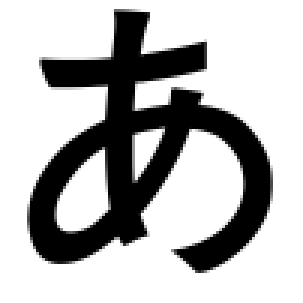
#> input picture fz_bmp/12354_uni3042.bmp, 101 x 101 px (shown 3 times larger); its folder holds only this picture in this run
$ python fontProcessing.py
#> lines starting #> are read from the running program, lines starting #| are printed output that depends on the picture; after the words box and inside, x2 and y2 are one past the last pixel; in counts of white or black regions, pixels touching at a corner belong together
### imgFuntions.py
BLACK = 100
WHITE = 200
def getStraightEdge(_raw, _col,direction,CheckArray,imgarray):
	startPoint = [_raw,_col]
	if direction == 'up':
		_col += 1
		while WhiteEdge(_raw,_col,CheckArray,imgarray) == 'up':
			CheckArray[_raw,_col] = 1
			_col += 1
		if _raw - startPoint[0] + _col - startPoint[1] < 3:
			return None
		return startPoint,[_raw,_col - 1]
	if direction == 'down':
		_col += 1
		while WhiteEdge(_raw, _col, CheckArray, imgarray) == 'down':
			CheckArray[_raw, _col] = 1
			_col += 1
		if _raw - startPoint[0] + _col - startPoint[1] < 3:
			return None
		return startPoint, [_raw, _col - 1]
	if direction == 'left':
		_raw += 1
		while WhiteEdge(_raw, _col, CheckArray, imgarray) == 'left':
			CheckArray[_raw, _col] = 1
			_raw += 1
		if _raw - startPoint[0] + _col - startPoint[1] < 3:
			return None
		return startPoint, [_raw - 1, _col]
	if direction == 'right':
		_raw += 1
		while WhiteEdge(_raw, _col, CheckArray, imgarray) == 'right':
			CheckArray[_raw, _col] = 1
			_raw += 1
		if _raw - startPoint[0] + _col - startPoint[1] < 3:
			return None
		return startPoint, [_raw - 1, _col]
	return None

#返回这个像素是否是只有一条白边，有就返回该白边方向，无则返回none
def WhiteEdge(_raw,_col,CheckArray,imgarray):
	upval = upDirection(_raw-1,_col,CheckArray,imgarray)
	downval = downDirection(_raw+1,_col,CheckArray,imgarray)
	leftval = leftDirection(_raw,_col-1,CheckArray,imgarray)
	rightval = rightDirection(_raw,_col+1,CheckArray,imgarray)
	if upval+downval+leftval+rightval == 1:
		if upval == 1:
			return 'up'
		if downval == 1:
			return 'down'
		if leftval == 1:
			return 'left'
		if rightval == 1:
			return 'right'
	else:
		return None

def upDirection(_raw,_col,CheckArray,imgarray):
	if _raw < 0 or imgarray[_raw,_col] == 255 and CheckArray[_raw,_col]!=1:
		return 1
	else:
		return 0

def downDirection(_raw, _col,CheckArray,imgarray):
	if _raw >= len(imgarray[:,1]) or imgarray[_raw,_col] == 255 and CheckArray[_raw,_col]!=1:
		return 1
	else:
		return 0

def leftDirection(_raw, _col,CheckArray,imgarray):
	if _col < 0 or imgarray[_raw,_col] == 255 and CheckArray[_raw,_col]!=1:
		return 1
	else:
		return 0

def rightDirection(_raw,_col,CheckArray,imgarray):
	if _col >= len(imgarray[1,:]) or imgarray[_raw,_col] == 255 and CheckArray[_raw,_col]!=1:
		return 1
	else:
		return 0

#todo 斜边或角的查找和修改
def getCorner():
	return 0


def straightEdgeChange(direction,path,keyInfo,keyCount,imgArray,CheckArray):
	keyNumic = eval('0x'+keyInfo[keyCount])
	keyCount = (keyCount + 1)%len(keyInfo)
	offset = keyNumic % 3
	diff = 0
	start = keyNumic + 2 * offset
	if direction == 'up':
		pathLen = path[1][1] - path[0][1]
		if keyNumic < pathLen:
			diff = pathLen - keyNumic - offset
			#向外填充黑色
		if path[0][0] - 1 >= 0:
			lineFill([path[0][0] - 1,path[0][1] + offset],[keyNumic,pathLen-offset],['H',BLACK],imgArray,CheckArray)
		#向内填充白色
		while diff >= 3 and keyNumic < diff - offset:
			[keyNumic, keyCount, keyInfo] = updateKeynumic([keyNumic, keyCount, keyInfo])
			pathLen = diff - offset
			diff = diff - keyNumic - offset
			if keyNumic%2 == 0 and path[0][0] - 1 >= 0:
				lineFill([path[0][0] - 1,path[0][1] + start],[keyNumic,pathLen],['H', BLACK],imgArray,CheckArray)
			elif keyNumic%2 == 1:
				lineFill([path[0][0],path[0][1] + start],[keyNumic,pathLen],['H',WHITE],imgArray,CheckArray)
			if keyNumic != 0:
				start = keyNumic + offset + start
	if direction == 'down':
		pathLen = path[1][1] - path[0][1]
		if keyNumic < pathLen:
			diff = pathLen - keyNumic - offset
			#向外填充黑色
		if path[0][0] + 1  < len(imgArray[:,1]):
			lineFill([path[0][0] + 1, path[0][1] + offset], [keyNumic, pathLen-offset], ['H', BLACK], imgArray, CheckArray)
		while diff >= 3 and keyNumic < diff - offset:
			[keyNumic, keyCount, keyInfo] = updateKeynumic([keyNumic, keyCount, keyInfo])
			pathLen = diff - offset
			diff = diff - keyNumic - offset
			if keyNumic%2 == 0 and path[0][0] + 1  < len(imgArray[:,1]):
				lineFill([path[0][0] + 1,path[0][1] + start],[keyNumic,pathLen],['H', BLACK],imgArray,CheckArray)
			elif keyNumic%2 == 1:
				lineFill([path[0][0],path[0][1] + start],[keyNumic,pathLen],['H', WHITE],imgArray,CheckArray)
			if keyNumic != 0:
				start = keyNumic + offset + start
	if direction == 'left':
		pathLen = path[1][0] - path[0][0]
		if keyNumic < pathLen:
			diff = pathLen - keyNumic - offset
			#向外填充黑色
		if path[0][1] - 1 >= 0:
			lineFill([path[0][0] + offset, path[0][1] - 1], [keyNumic, pathLen-offset], ['V', BLACK], imgArray, CheckArray)
		while diff >= 3 and keyNumic < diff - offset:
			[keyNumic, keyCount, keyInfo] = updateKeynumic([keyNumic, keyCount, keyInfo])
			pathLen = diff - offset
			diff = diff - keyNumic - offset
			if keyNumic%2 == 0 and path[0][1] - 1 >= 0:
				lineFill([path[0][0]+start ,path[0][1] - 1],[keyNumic,pathLen],['V', BLACK],imgArray,CheckArray)
			elif keyNumic%2 == 1:
				lineFill([path[0][0]+start ,path[0][1]],[keyNumic,pathLen],['V', WHITE],imgArray,CheckArray)
			if keyNumic != 0:
				start = keyNumic + offset + start
	if direction == 'right':
		pathLen = path[1][0] - path[0][0]
		if keyNumic < pathLen:
			diff = pathLen - keyNumic - offset
			#向外填充黑色
		if path[0][1] + 1 < len(imgArray[1,:]):
			lineFill([path[0][0] + offset, path[0][1] + 1], [keyNumic, pathLen-offset], ['V', BLACK], imgArray, CheckArray)
		while diff >= 3 and keyNumic < diff - offset:
			[keyNumic, keyCount, keyInfo] = updateKeynumic([keyNumic, keyCount, keyInfo])
			pathLen = diff - offset
			diff = diff - keyNumic - offset
			if keyNumic % 2 == 0 and path[0][1] + 1 < len(imgArray[1,:]):
				lineFill([path[0][0] + start, path[0][1] + 1], [keyNumic, pathLen], ['V', BLACK], imgArray, CheckArray)
			elif keyNumic % 2 == 1:
				lineFill([path[0][0] + start, path[0][1]], [keyNumic, pathLen], ['V', WHITE], imgArray, CheckArray)
			if keyNumic != 0:
				start = keyNumic + offset + start
	[keyNumic, keyCount, keyInfo] = updateKeynumic([keyNumic, keyCount, keyInfo])
	return keyCount

#填充
def lineFill(startPoint,len,type,imgArray,CheckArray):
	for i in range(len[0]):
		if i >= len[1]:
			break
		if type[0] == 'H':#水平
			if startPoint[0] == 102:
				print('error,102')
			imgArray[startPoint[0],startPoint[1]+i] = type[1]
			CheckArray[startPoint[0],startPoint[1]+i] = 1
		if type[0] == 'V':#垂直
			imgArray[startPoint[0]+i,startPoint[1]] = type[1]
			CheckArray[startPoint[0]+i,startPoint[1]] = 1

def updateKeynumic(key):
	key[0] = eval('0x' + key[2][key[1]])
	key[1] = (key[1] + 1) % len(key[2])
	return key

### fontProcessing.py
import os
import cv2 as cv
import numpy as npy
import hashlib
import imgFuntions
keystr =b'540330016@qq.com'
key_md5 = hashlib.md5(keystr)
key_md5_str = str(key_md5.hexdigest())

def main():
	g = os.walk("./fz_bmp")
	for path,dir_list,file_list in g:
		for file_name in file_list:
			img = cv.imread("./fz_bmp/"+file_name, 0)
#> img is the input picture: shape (101, 101); min 0, max 255, mean 182.9
			imgarray = img // 255
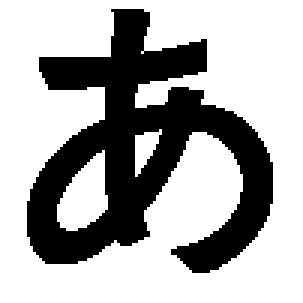
#> imgarray: shape (101, 101) (shown 3 times larger); values 0 (black) and 1 (white), 68.2% white; 1 black region, box (x1, y1, x2, y2) and area: (9, 3, 91, 91) 3239
			imgarray = imgarray *255
			CheckArray = npy.zeros((len(imgarray[:,1]),len(imgarray[1,:])))
#> CheckArray: shape (101, 101) float64; every value is 0
			moveCount = 0
			# print(len(imgarray[:,1]),len(imgarray[1,:]))
			print(file_name)
			for raw in range(len(imgarray[:,1])):
				for col in range(len(imgarray[1,:])):
					if imgarray[raw,col] != 255 and CheckArray[raw,col] != 1:
						CheckArray[raw,col] = 1
						direction = imgFuntions.WhiteEdge(raw,col,CheckArray,imgarray)
						path = imgFuntions.getStraightEdge(raw,col,direction,CheckArray,imgarray)
						if (direction != None and path != None):
							imgFuntions.straightEdgeChange(direction,path,key_md5_str,moveCount,imgarray,CheckArray)
							if moveCount+1 < len(key_md5_str):
								moveCount += 1
#> this loop made 101 passes
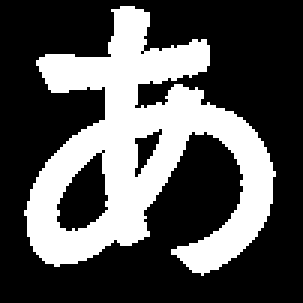
#> CheckArray: shape (101, 101) float64 (shown 3 times larger); values 0 (black) and 1 (white), 32.8% white; 1 white region, box (x1, y1, x2, y2) and area: (8, 2, 92, 92) 3344
			cv.imwrite("./fz_out/"+file_name,imgarray)
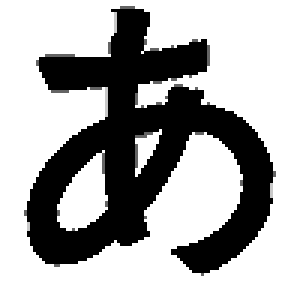
#> saved as 12354_uni3042.bmp: shape (101, 101) (shown 3 times larger); min 0, max 255, mean 172.9

main()

$ run again, on fz_bmp/20016_uni4E30.bmp
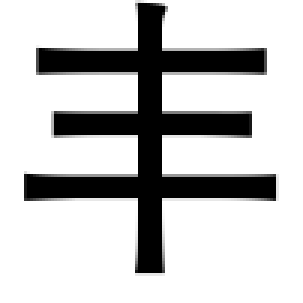
#> input picture fz_bmp/20016_uni4E30.bmp, 101 x 101 px (shown 3 times larger)
#> in main, img is the input picture: shape (101, 101); min 0, max 255, mean 197.3
#> in main, `imgarray = img // 255`:
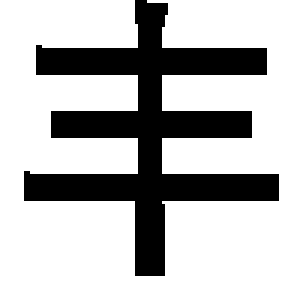
#> imgarray: shape (101, 101) (shown 3 times larger); values 0 (black) and 1 (white), 74% white; 1 black region, box (x1, y1, x2, y2) and area: (8, 0, 93, 92) 2649
#> the loop in main, `for raw in range(len(imgarray[:,1])):` made 101 passes
#> in main, `cv.imwrite("./fz_out/"+file_name,imgarray)`:
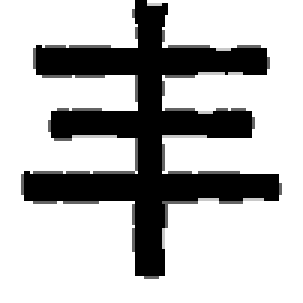
#> saved as 20016_uni4E30.bmp: shape (101, 101) (shown 3 times larger); min 0, max 255, mean 185.7

$ run again, on fz_bmp/20405_uni4FB5.bmp
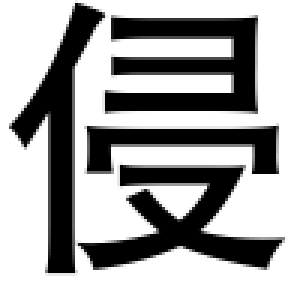
#> input picture fz_bmp/20405_uni4FB5.bmp, 101 x 101 px (shown 3 times larger)
#> in main, img is the input picture: shape (101, 101); min 0, max 255, mean 169.7
#> in main, `imgarray = img // 255`:
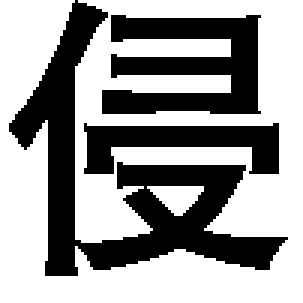
#> imgarray: shape (101, 101) (shown 3 times larger); values 0 (black) and 1 (white), 61.4% white; 3 black regions, box (x1, y1, x2, y2) and area: (3, 0, 96, 92) 2202, (34, 5, 87, 38) 1120, (28, 41, 93, 58) 615
#> the loop in main, `for raw in range(len(imgarray[:,1])):` made 101 passes
#> in main, `cv.imwrite("./fz_out/"+file_name,imgarray)`:
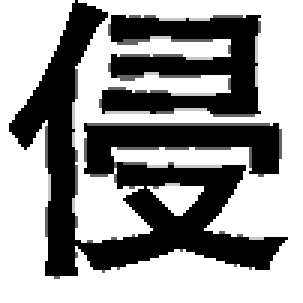
#> saved as 20405_uni4FB5.bmp: shape (101, 101) (shown 3 times larger); min 0, max 255, mean 154

$ run again, on fz_bmp/20828_uni515C.bmp
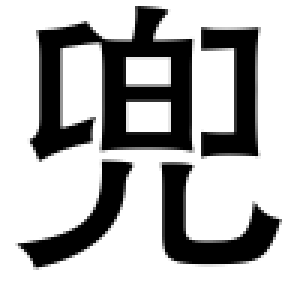
#> input picture fz_bmp/20828_uni515C.bmp, 101 x 101 px (shown 3 times larger)
#> in main, img is the input picture: shape (101, 101); min 0, max 255, mean 185.3
#> in main, `imgarray = img // 255`:
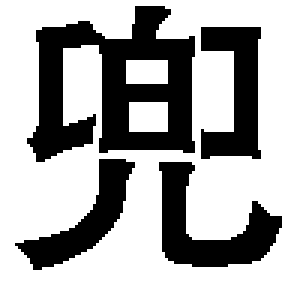
#> imgarray: shape (101, 101) (shown 3 times larger); values 0 (black) and 1 (white), 68.7% white; 4 black regions, box (x1, y1, x2, y2) and area: (9, 2, 65, 54) 1556, (53, 54, 94, 89) 628, (67, 9, 87, 53) 533, (5, 53, 45, 90) 477
#> the loop in main, `for raw in range(len(imgarray[:,1])):` made 101 passes
#> in main, `cv.imwrite("./fz_out/"+file_name,imgarray)`:
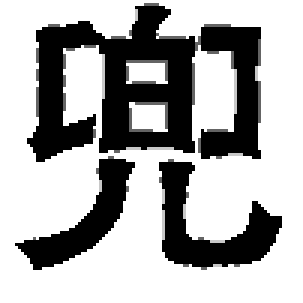
#> saved as 20828_uni515C.bmp: shape (101, 101) (shown 3 times larger); min 0, max 255, mean 173.3

$ run again, on fz_bmp/12376_uni3058.bmp
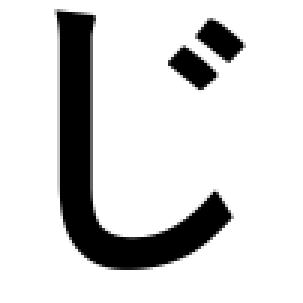
#> input picture fz_bmp/12376_uni3058.bmp, 101 x 101 px (shown 3 times larger)
#> in main, img is the input picture: shape (101, 101); min 0, max 255, mean 214.1
#> the loop in main, `for raw in range(len(imgarray[:,1])):` made 101 passes
#> after the loop in main, `for raw in range(len(imgarray[:,1])):`:
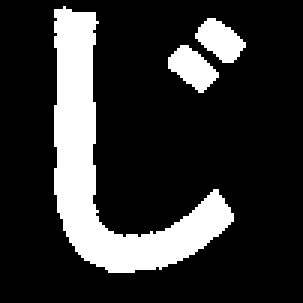
#> CheckArray: shape (101, 101) float64 (shown 3 times larger); values 0 (black) and 1 (white), 19% white; 3 white regions, box (x1, y1, x2, y2) and area: (18, 2, 78, 91) 1630, (56, 15, 73, 31) 154, (65, 6, 82, 21) 152
#> in main, `cv.imwrite("./fz_out/"+file_name,imgarray)`:
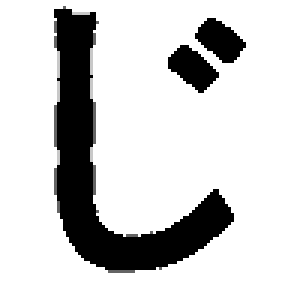
#> saved as 12376_uni3058.bmp: shape (101, 101) (shown 3 times larger); min 0, max 255, mean 208.3
